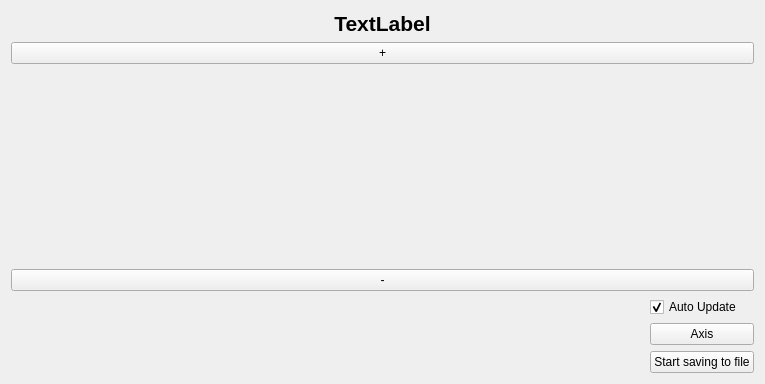
<?xml version="1.0" encoding="UTF-8"?>
<ui version="4.0">
 <class>Form</class>
 <widget class="QWidget" name="Form">
  <property name="geometry">
   <rect>
    <x>0</x>
    <y>0</y>
    <width>765</width>
    <height>384</height>
   </rect>
  </property>
  <property name="windowTitle">
   <string>Plot</string>
  </property>
  <layout class="QHBoxLayout" name="horizontalLayout">
   <item>
    <layout class="QVBoxLayout" name="mainLayout">
     <item>
      <widget class="QLabel" name="plotCaption">
       <property name="font">
        <font>
         <weight>75</weight>
         <bold>true</bold>
        </font>
       </property>
       <property name="text">
        <string>&lt;html&gt;&lt;head/&gt;&lt;body&gt;&lt;p&gt;&lt;span style=&quot; font-size:16pt;&quot;&gt;TextLabel&lt;/span&gt;&lt;/p&gt;&lt;/body&gt;&lt;/html&gt;</string>
       </property>
       <property name="alignment">
        <set>Qt::AlignCenter</set>
       </property>
      </widget>
     </item>
     <item>
      <layout class="QHBoxLayout" name="horizontalLayout_2">
       <item>
        <layout class="QVBoxLayout" name="verticalLayout">
         <item>
          <widget class="QPushButton" name="zoomInBtn">
           <property name="minimumSize">
            <size>
             <width>0</width>
             <height>0</height>
            </size>
           </property>
           <property name="text">
            <string>+</string>
           </property>
          </widget>
         </item>
         <item>
          <spacer name="verticalSpacer">
           <property name="orientation">
            <enum>Qt::Vertical</enum>
           </property>
           <property name="sizeHint" stdset="0">
            <size>
             <width>20</width>
             <height>40</height>
            </size>
           </property>
          </spacer>
         </item>
         <item>
          <widget class="QPushButton" name="zoomOutBtn">
           <property name="text">
            <string>-</string>
           </property>
          </widget>
         </item>
        </layout>
       </item>
       <item>
        <layout class="QVBoxLayout" name="plotLayout"/>
       </item>
      </layout>
     </item>
     <item>
      <layout class="QHBoxLayout" name="lowerLayout">
       <item>
        <layout class="QGridLayout" name="gridLayout">
         <item row="0" column="0">
          <layout class="QGridLayout" name="legend"/>
         </item>
        </layout>
       </item>
       <item>
        <layout class="QGridLayout" name="options">
         <item row="2" column="2">
          <widget class="QPushButton" name="saveToFile">
           <property name="text">
            <string>Start saving to file</string>
           </property>
          </widget>
         </item>
         <item row="2" column="0">
          <spacer name="horizontalSpacer">
           <property name="orientation">
            <enum>Qt::Horizontal</enum>
           </property>
           <property name="sizeHint" stdset="0">
            <size>
             <width>40</width>
             <height>20</height>
            </size>
           </property>
          </spacer>
         </item>
         <item row="1" column="2">
          <widget class="QPushButton" name="axisSettings">
           <property name="text">
            <string>Axis</string>
           </property>
          </widget>
         </item>
         <item row="0" column="2">
          <widget class="QCheckBox" name="enableUpdate">
           <property name="text">
            <string>Auto Update</string>
           </property>
           <property name="checked">
            <bool>true</bool>
           </property>
          </widget>
         </item>
        </layout>
       </item>
      </layout>
     </item>
    </layout>
   </item>
  </layout>
 </widget>
 <resources/>
 <connections/>
</ui>
